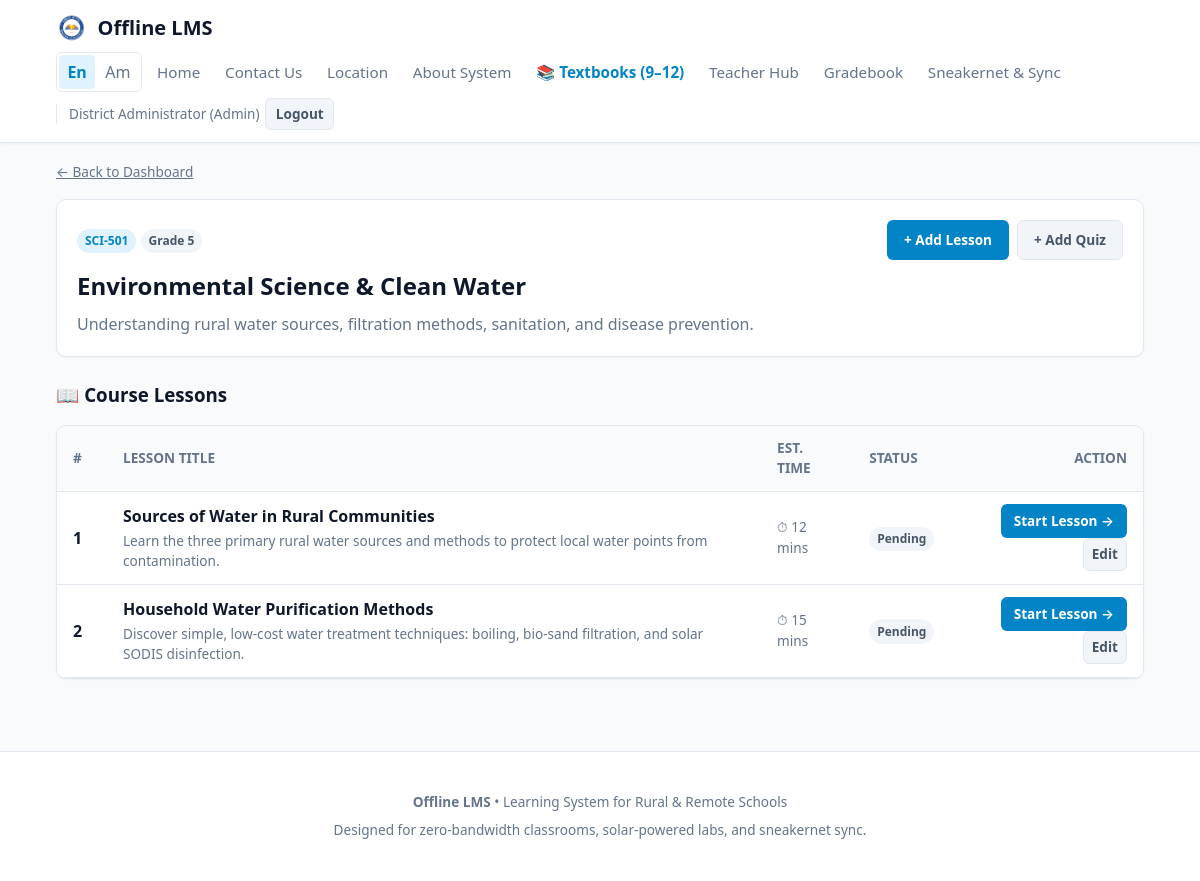
The app's page /student/subject/1 (signed in) with its own data.
### tables this page shows
CREATE TABLE subjects (
    id INTEGER PRIMARY KEY AUTOINCREMENT,
    title TEXT NOT NULL,
    code TEXT UNIQUE NOT NULL,
    grade_level TEXT NOT NULL,
    description TEXT,
    icon TEXT DEFAULT 'book',
    created_by INTEGER,
    created_at TIMESTAMP DEFAULT CURRENT_TIMESTAMP,
    FOREIGN KEY(created_by) REFERENCES users(id) ON DELETE SET NULL
);

CREATE TABLE lessons (
    id INTEGER PRIMARY KEY AUTOINCREMENT,
    subject_id INTEGER NOT NULL,
    title TEXT NOT NULL,
    order_num INTEGER DEFAULT 1,
    content_markdown TEXT NOT NULL,
    summary TEXT,
    estimated_minutes INTEGER DEFAULT 15,
    has_audio_guide INTEGER DEFAULT 0,
    created_at TIMESTAMP DEFAULT CURRENT_TIMESTAMP,
    FOREIGN KEY(subject_id) REFERENCES subjects(id) ON DELETE CASCADE
);

### app/routes/student_routes.py (the view)
@bp.route("/subject/<int:subject_id>")
@login_required
def subject_detail(subject_id):
    user_id = session["user_id"]
    with db_session() as conn:
        cursor = conn.cursor()
        cursor.execute("SELECT * FROM subjects WHERE id = ?", (subject_id,))
        subj = cursor.fetchone()
        if not subj:
            abort(404)
        subject = dict(subj)
        cursor.execute("""
            SELECT l.*,
                   CASE WHEN lc.id IS NOT NULL THEN 1 ELSE 0 END as is_completed,
                   (SELECT COUNT(*) FROM quizzes q WHERE q.lesson_id = l.id) as quiz_count
            FROM lessons l
            LEFT JOIN lesson_completions lc ON l.id = lc.lesson_id AND lc.student_id = ?
            WHERE l.subject_id = ?
            ORDER BY l.order_num, l.id
        """, (user_id, subject_id))
        lessons = [dict(row) for row in cursor.fetchall()]
        cursor.execute("""
            SELECT q.*,
                   (SELECT MAX(percentage) FROM submissions sub WHERE sub.quiz_id = q.id AND sub.student_id = ?) as best_score,
                   (SELECT COUNT(*) FROM questions qst WHERE qst.quiz_id = q.id) as question_count
            FROM quizzes q
            WHERE q.subject_id = ? AND q.lesson_id IS NULL
        """, (user_id, subject_id))
        general_quizzes = [dict(row) for row in cursor.fetchall()]
    return render_template("student/course_view.html", subject=subject, lessons=lessons, general_quizzes=general_quizzes)

### app/auth.py (called while the page is built)
def login_required(f):
    @wraps(f)
    def decorated_function(*args, **kwargs):
        if "user_id" not in session:
            flash("Please sign in to access this page.", "warning")
            return redirect(url_for("auth.login", next=request.path))
        return f(*args, **kwargs)
    return decorated_function

### app/database.py (called while the page is built)
def get_connection():
    conn = sqlite3.connect(Config.DATABASE, timeout=15.0)
    conn.row_factory = sqlite3.Row
    conn.execute("PRAGMA foreign_keys = ON;")
    conn.execute("PRAGMA journal_mode = WAL;")
    return conn

@contextmanager
def db_session():
    conn = get_connection()
    try:
        yield conn
        conn.commit()
    except Exception:
        conn.rollback()
        raise
    finally:
        conn.close()

### app/templates/student/course_view.html (shortened to what this page needs)
{% extends 'base.html' %}
{% block content %}
<div class="container">
  <div class="mb-3">
    <a href="{{ url_for('student.dashboard') }}" class="text-sm text-muted">&larr; Back to Dashboard</a>
  </div>
  <div class="card mb-4">
    <div class="card-body">
      <div class="d-flex justify-between align-center mb-2">
        <div>
          <span class="badge badge-primary">{{ subject.code }}</span>
          <span class="badge badge-secondary">{{ subject.grade_level }}</span>
        </div>
        {% if session.get('role') in ['teacher', 'admin'] %}
          <div class="d-flex gap-1">
            <a href="{{ url_for('teacher.new_lesson', subject_id=subject.id) }}" class="btn btn-primary text-sm">+ Add Lesson</a>
            <a href="{{ url_for('teacher.new_quiz', subject_id=subject.id) }}" class="btn btn-secondary text-sm">+ Add Quiz</a>
          </div>
        {% endif %}
      </div>
      <h2>{{ subject.title }}</h2>
      <p class="text-muted mt-2">{{ subject.description }}</p>
    </div>
  </div>
  <h3 class="mb-3">📖 Course Lessons</h3>
  <div class="card mb-4">
    <div class="card-body" style="padding: 0;">
      <div class="table-responsive">
        <table class="table">
          <thead>
            <tr>
              <th style="width: 50px;">#</th>
              <th>Lesson Title</th>
              <th>Est. Time</th>
              <th>Status</th>
              <th style="text-align: right;">Action</th>
            </tr>
          </thead>
          <tbody>
            {% for l in lessons %}
              <tr>
                <td><strong>{{ l.order_num }}</strong></td>
                <td>
                  <strong>{{ l.title }}</strong>
                  {% if l.summary %}
                    <p class="text-xs text-muted" style="margin: 0.2rem 0 0 0; font-size:0.85rem;">{{ l.summary }}</p>
                  {% endif %}
                </td>
                <td class="text-muted text-sm">⏱ {{ l.estimated_minutes }} mins</td>
                <td>
                  {% if l.is_completed %}
                    <span class="badge badge-success">✓ Completed</span>
                  {% else %}
                    <span class="badge badge-secondary">Pending</span>
                  {% endif %}
                </td>
                <td style="text-align: right;">
                  <a href="{{ url_for('student.lesson_view', lesson_id=l.id) }}" class="btn btn-primary text-sm" style="padding: 0.35rem 0.75rem;">
                    Start Lesson &rarr;
                  </a>
                  {% if session.get('role') in ['teacher', 'admin'] %}
                    <a href="{{ url_for('teacher.edit_lesson', lesson_id=l.id) }}" class="btn btn-secondary text-sm" style="padding: 0.35rem 0.5rem;">Edit</a>
                  {% endif %}
                </td>
              </tr>
            {% else %}
              <tr>
                <td colspan="5" class="text-center text-muted" style="padding: 2rem;">
                  This subject is listed in the catalog, but its textbook or lessons have not been added yet.
                </td>
              </tr>
            {% endfor %}
          </tbody>
        </table>
      </div>
    </div>
  </div>
</div>
{% endblock %}

### app/static/css/app.css (style rules this page uses)
:root { --primary: #0284c7; --primary-hover: #0369a1; --primary-light: #e0f2fe; --secondary: #475569; --secondary-light: #f1f5f9; --success: #10b981; --success-light: #d1fae5; --warning: #f59e0b; --warning-light: #fef3c7; --danger: #ef4444; --danger-light: #fee2e2; --bg-main: #f8fafc; --bg-card: #ffffff; --text-main: #0f172a; --text-muted: #64748b; --border: #e2e8f0; --radius-sm: 6px; --radius-md: 10px; --radius-lg: 16px; --radius-full: 9999px; --shadow-sm: 0 1px 2px 0 rgb(0 0 0 / 0.05); --shadow-md: 0 4px 6px -1px rgb(0 0 0 / 0.1), 0 2px 4px -2px rgb(0 0 0 / 0.1); --shadow-lg: 0 10px 15px -3px rgb(0 0 0 / 0.1), 0 4px 6px -4px rgb(0 0 0 / 0.1); --font: system-ui, -apple-system, BlinkMacSystemFont, 'Segoe UI', Roboto, Helvetica, Arial, sans-serif; }
* { box-sizing: border-box; margin: 0; padding: 0; }
body { font-family: var(--font); background-color: var(--bg-main); color: var(--text-main); line-height: 1.5; min-height: 100vh; display: flex; flex-direction: column; }
.container { width: 100%; max-width: 1120px; margin: 0 auto; padding: 1rem; }
.card { background-color: var(--bg-card); border-radius: var(--radius-md); border: 1px solid var(--border); box-shadow: var(--shadow-sm); transition: transform 0.15s ease, box-shadow 0.15s ease; overflow: hidden; }
.card-body { padding: 1.25rem; }
.btn { display: inline-flex; align-items: center; justify-content: center; gap: 0.4rem; padding: 0.55rem 1rem; border-radius: var(--radius-sm); font-size: 0.95rem; font-weight: 600; cursor: pointer; border: 1px solid transparent; text-decoration: none; transition: all 0.15s ease; }
.btn-primary { background-color: var(--primary); color: #ffffff; }
.btn-secondary { background-color: var(--secondary-light); color: var(--secondary); border-color: var(--border); }
.badge { display: inline-block; padding: 0.2rem 0.5rem; border-radius: var(--radius-full); font-size: 0.75rem; font-weight: 600; }
.badge-primary { background-color: var(--primary-light); color: var(--primary); }
.badge-secondary { background-color: var(--secondary-light); color: var(--secondary); }
.table-responsive { overflow-x: auto; }
.table { width: 100%; border-collapse: collapse; text-align: left; }
.table th, .table td { padding: 0.75rem 1rem; border-bottom: 1px solid var(--border); }
.table th { background-color: var(--bg-main); font-weight: 600; font-size: 0.85rem; color: var(--text-muted); text-transform: uppercase; }
.d-flex { display: flex; }
.justify-between { justify-content: space-between; }
.align-center { align-items: center; }
.gap-1 { gap: 0.5rem; }
.mb-2 { margin-bottom: 0.5rem; }
.mb-3 { margin-bottom: 1rem; }
.mb-4 { margin-bottom: 1.5rem; }
.mt-2 { margin-top: 0.5rem; }
.text-sm { font-size: 0.85rem; }
.text-muted { color: var(--text-muted); }

### records on screen
subjects: code "SCI-501", grade_level "Grade 5", title "Environmental Science & Clean Water", description "Understanding rural water sources, filtration methods, sanitation, and disease prevention."
lessons: order_num "1", title "Sources of Water in Rural Communities", summary "Learn the three primary rural water sources and methods to protect local water points from contamination.", estimated_minutes "12"
lessons: order_num "2", title "Household Water Purification Methods", summary "Discover simple, low-cost water treatment techniques: boiling, bio-sand filtration, and solar SODIS disinfection.", estimated_minutes "15"

### other values on screen
{{ session.get('full_name', session.get('username')) }} "District Administrator"
{{ session.get('role')|capitalize }} "Admin"
